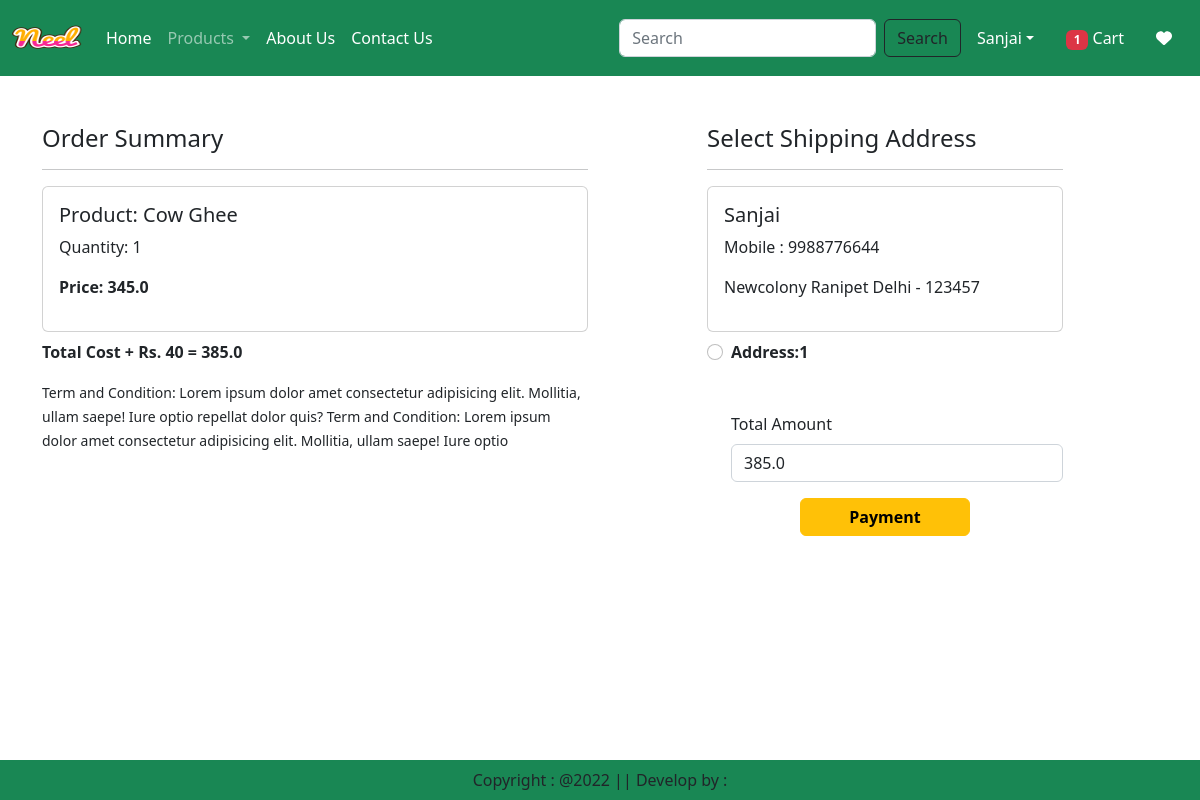
Screenshot of /checkout/ (signed in) with the database file from the repository.
### app/models.py (models this page shows, shortened)
class Cart(models.Model):
    user = models.ForeignKey(User,on_delete=models.CASCADE)
    product = models.ForeignKey(Product,on_delete=models.CASCADE)
    quantity = models.PositiveIntegerField(default=1)

class Product(models.Model):
  title = models.CharField(max_length=100)
  selling_price = models.FloatField()
  discounted_price = models.FloatField()
  description = models.TextField()
  composition = models.TextField(default='')
  prodapp = models.TextField(default='')
  category = models.CharField(choices=CATEGORY_CHOICES, max_length=2)
  product_image = models.ImageField(upload_to='product')

class Customer(models.Model):
  user = models.ForeignKey(User,on_delete=models.CASCADE)
  name = models.CharField(max_length=200)
  locality = models.CharField(max_length=200)
  city = models.CharField(max_length=50)
  mobile = models.IntegerField(default=0)
  zipcode = models.IntegerField()
  state = models.CharField(choices=STATE_CHOICES, max_length=100)

### app/views.py (the view, shortened to what this page needs)
# urls.py: path('checkout/', views.checkout.as_view(), name='checkout'),
@method_decorator(login_required,name="dispatch")
class checkout(View):
    def get(self,request):
        totalitem = 0
        wishitem=0
        if request.user.is_authenticated:
            totalitem = len(Cart.objects.filter(user=request.user))
            wishitem = len(Wishlist.objects.filter(user=request.user))
        user=request.user
        add=Customer.objects.filter(user=user)
        cart_items=Cart.objects.filter(user=user)
        famount = 0
        for p in cart_items:
            value = p.quantity * p.product.discounted_price
            famount = famount + value
        totalamount = famount + 40
        razoramount = int(totalamount * 100)
        client =razorpay.Client(auth=(settings.RAZOR_KEY_ID, settings.RAZOR_KEY_SECRET))
        data = { "amount": razoramount, "currency": "INR", "receipt": "order_rcptid_12"}
        payment_response = client.order.create(data=data)
        print(payment_response)
        order_id = payment_response['id']
        order_status = payment_response['status']
        return render(request, 'app/checkout.html',locals())

### app/templates/app/checkout.html (shortened to what this page needs)
{% extends 'app/base.html' %}
{% load static %}
{% block main-content %}
<div class="container">
 <div class="row mt-5">
  <div class="col-sm-6">
    <h4>Order Summary</h4>
    <hr>
    {% for item in cart_items %}
      <div class="card mb-2">
        <div class="card-body">
          <h5>Product: {{item.product.title}}</h5>
          <p>Quantity: {{item.quantity}}</p>
          <p class="fw-bold">Price: {{item.product.discounted_price}}</p>
        </div>
      </div>
    {% endfor %}
    <p class="fw-bold">Total Cost + Rs. 40 = {{totalamount}}</p>
    <small>Term and Condition: Lorem ipsum dolor amet consectetur adipisicing elit. Mollitia, ullam saepe! Iure optio repellat dolor quis?
    Term and Condition: Lorem ipsum dolor amet consectetur adipisicing elit. Mollitia, ullam saepe! Iure optio
    </small>
  </div>
  <div class="col-sm-4 offset-sm-1">
    <h4>Select Shipping Address</h4>
    <hr>
    <form method="post" id="myform">
      {% for ad in add %}
      <div class="card">
        <div class="card-body">
        <h5>{{ad.name}}</h5>
        <p>Mobile : {{ad.mobile}}</p>
        <p>{{ad.locality}} {{ad.city}} {{ad.state}} - {{ad.zipcode}}</p>
        </div>
      </div>
        <div class="form-check mt-2 mb-5">
          <input class="form-check-input" type="radio" name="custid" id="custadd{{forloop.counter}}" value="{{ad.id}}">
          <label class="form-check-label fw-bold" for="custadd{{forloop.counter}}">
            Address:{{forloop.counter}} </label>
        </div>
      {% endfor %}
        <div class="form-check mb-3">
          <label for="totamount" class="form-label">Total Amount</label>
          <input type="number" class="form-control" name="totamount" value={{totalamount}} readonly>
        </div>
        <div class="text-center">
          <button id ="rzp-button1" type="submit" class="btn btn-warning mb-5 px-5 fw-bold">Payment</button>
        </div>
      </form>
    </div>
  </div>
</div>
{% endblock main-content %}

### rows the page displays
Cart: product "Cow Ghee", quantity "1", product.discounted_price "345.0"
Customer: name "Sanjai", mobile "9988776644", locality "Newcolony", city "Ranipet", state "Delhi", zipcode "123457"

### other values shown
{{ totalitem }} "1"
{{ totalamount }} "385.0"
